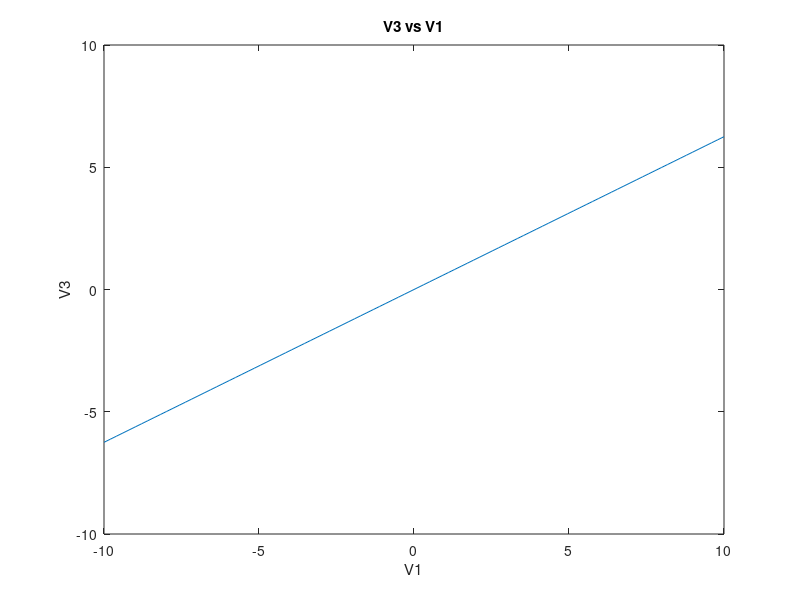
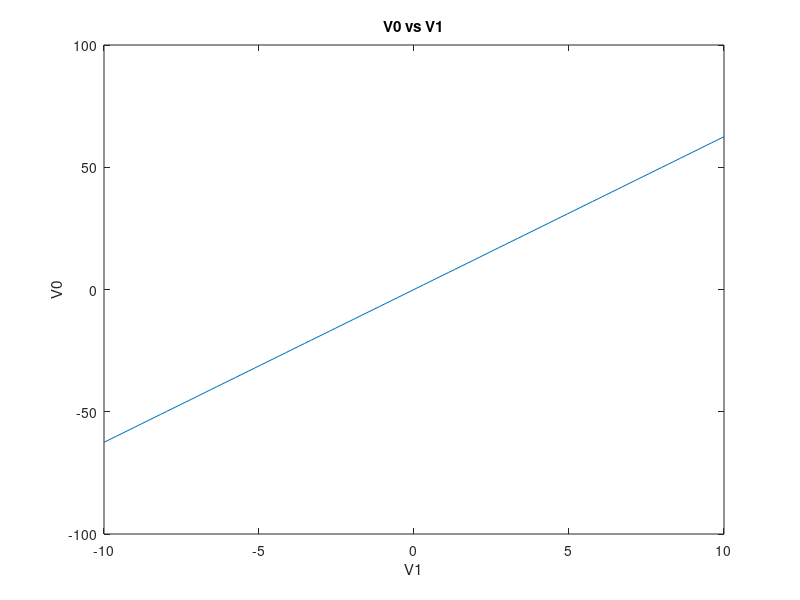
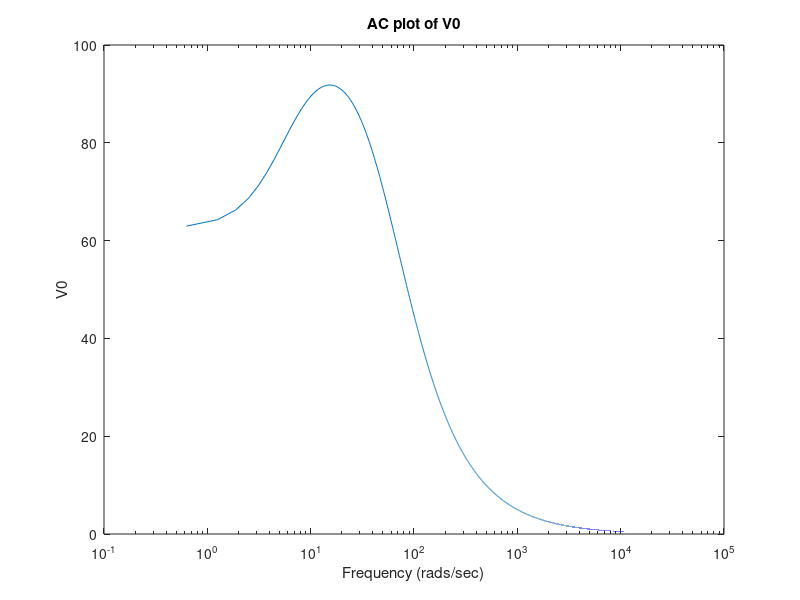
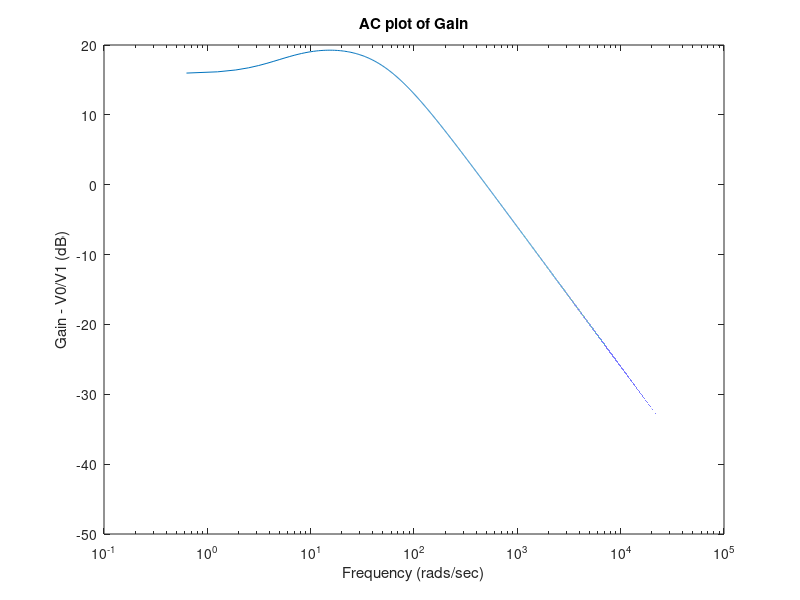

These figures' MATLAB source, in order:
% Matthew Lazarus 100962142 

%% Assignment 4

%% Part 1
% In this part, we repeat the work done for PA9. First, the given circuit
% is written in MNA form using a C, G and b matrix. 

clearvars;
clear;
clear all;
close all;
clc;

% Write the circuit using MNA formulation. This could also be done using
% stamps. 
G = zeros(8,8); 
C = zeros(8,8); 
b = zeros(8,1); 
R1 =1;
R2 = 2;
c = 0.25;
R3=10;
L=0.2;
alpha = 100;
R4=0.1;
R0 = 1000;

G(1,1) = 1/R1;
G(2,1) = -1/R1;
G(1,2) = -1/R1;
G(2,2) = 1/R1+1/R2;
G(3,3) = 1/R3;
G(4,4)=1/R4;
G(5,5)=1/R0+1/R4;
G(4,5)=-1/R4;
G(5,4)=-1/R4;
G(1,6)=1;
G(6,1)=1;
G(7,2)=1;
G(2,7)=1;
G(3,7)=-1;
G(7,3)=-1;
G(8,3)=-alpha/R3;
G(8,4)=1;
G(4,8)=1;

C(1,1)=c;
C(2,2)=c;
C(1,2)=-c;
C(2,1)=-c;
C(7,7)=-L;

%% 
% The C and G matrices are:
C
G

%% i)
% Consider the DC Case. Plot the input voltage (V1) from -10V to 10V, and
% plot the output voltage and V3. Here, the output voltage is X(5) and the
% voltage at V3 is X(3).

inputV = linspace(-10,10,100);
v3 = zeros(length(inputV),1);
v0 = zeros(length(inputV),1);
for count = 1:length(inputV)
    b(6)=inputV(count);
    X=G\b;
    v3(count) = X(3);
    v0(count) = X(5);
end

%% 
% As seen in the figures below, when the input voltage varies from -10V to
% 10V, V3 varies from -6V to 6V and the output voltage varies from -60V to
% 60V. 

figure(1)
plot(inputV,v3);
xlabel('V1')
ylabel('V3')
title('V3 vs V1')

figure(2)
plot(inputV,v0);
xlabel('V1')
ylabel('V0')
title('V0 vs V1')

%% ii)
% Now consider the AC case. Plot the output voltage and gain as a function
% of frequency. 

f = linspace(0, 10000, 100000);
v0 = zeros(length(f),1);
gainDB=zeros(length(f),1);
for count=1:length(f)
    X=[];
    s = 1i*2*pi*f(count); %Frequency 
    X=inv((G+((s).*C)))*b; 
    v0(count) = abs(X(5));   
    
    gainDB(count) = 20*log10(abs(X(5))/abs(X(1)));
end

figure(3)
semilogx(2*pi*f,v0);
xlabel('Frequency (rads/sec)')
ylabel('V0')
title('AC plot of V0')

figure(4)
semilogx(2*pi*f, gainDB);
xlabel('Frequency (rads/sec)')
ylabel('Gain - V0/V1 (dB)')
title('AC plot of Gain');

%% iii)
% Vary the capacitance value and plot the distribution of the gain using a
% histogram. 

v0 = zeros(length(f),1);
gainDB=zeros(length(f),1);
for count=1:length(gainDB)
    X=[];
    perturbation = randn()*0.05;
    C(1,1)=c*(1-perturbation);
    C(2,2)=c*(1-perturbation);
    C(1,2)=-c*(1-perturbation);
    C(2,1)=-c*(1-perturbation);

    s = 1i*pi*1;
    X=inv((G+((s).*C)))*b; 
    v0(count) = abs(X(5));   
    gainDB(count) = 20*log10(abs(X(5))/abs(X(1)));
end
figure;
hist(gainDB,80);
xlabel('Gain (dB)')
ylabel('Count')
title('Histogram of Gain with Perturbations on C')
